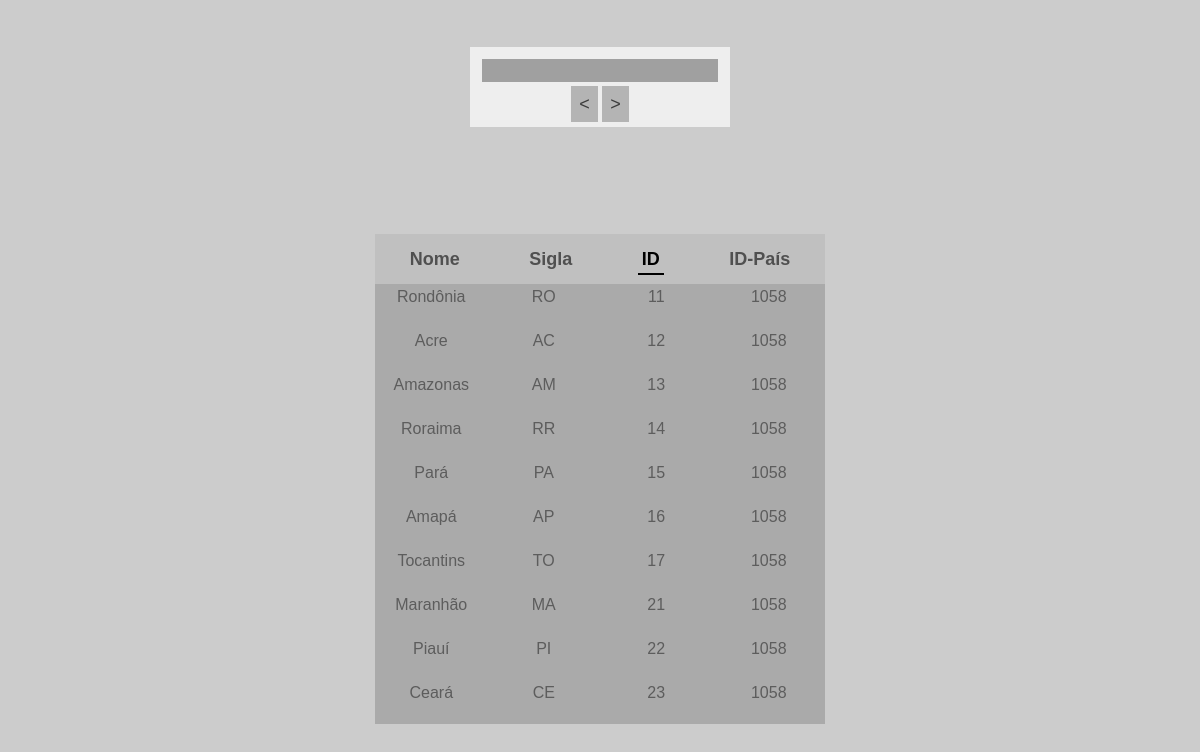
Screenshot of /paginamento/index.php?page=1 with the database file from the repository.
### tables this page shows
CREATE TABLE `state` (
  `Id` int(10) UNSIGNED NOT NULL,
  `Country_Id` int(11) UNSIGNED NOT NULL,
  `Initials` varchar(5) NOT NULL,
  `Name` varchar(255) NOT NULL
);

### paginamento/index.php (the view, shortened to what this page needs)
<?php
include("baseConnection.php");
$currentPage = intval($_GET["page"]);
$maxItems = 10;
$index = ($currentPage * $maxItems) - 10;
if(isset($_GET["order"])){
	$order = $_GET["order"];
	$query = "select * from state order by $order asc LIMIT $index, $maxItems";
}else{
	$order = "Id";
	$query = "select * from state LIMIT $index, $maxItems";
}
$dump = mysqli_query($connect, $query) or die("Dump nao realizado!");
?>
<!DOCTYPE html>
<html>
<head>
	<link rel="stylesheet" type="text/css" href="style.css">
</head>
<body>
	<div class="form">
		<input type="text" name="input" autocomplete="off" spellcheck="false">
		<div>
			<a href="?page=<?php echo $currentPage - 1 . "&order=$order"; ?>"><</a>
			<a href="?page=<?php echo $currentPage + 1 . "&order=$order"; ?>">></a>
		</div>
	</div>
	<div class="table-box">
		<div id="table">
			<header>
				<ul>
					<li>
						<a <?php
							echo "href='?page=$currentPage&order=Name'";
							if($order == "Name") {echo " class='current-order'";}
						?>>Nome</a>
					</li>
					<li>
						<a <?php
							echo "href='?page=$currentPage&order=Initials'";
							if($order == "Initials") {echo " class='current-order'";}
						?>>Sigla</a>
					</li>
					<li>
						<a <?php
							echo "href='?page=$currentPage&order=Id'";
							if($order == "Id") {echo " class='current-order'";}
						?>>ID</a>
					</li>
					<li>
						<a <?php
							echo "href='?page=$currentPage&order=Country_Id'";
							if($order == "Country_Id") {echo " class='current-order'";}
						?>>ID-País</a>
					</li>
				</ul>
			</header>
			<div id="rows">
				<?php
				while ($row = mysqli_fetch_assoc($dump)) {
					echo "
					<div class='row'>
						<div id='fields-wrapper'>
							<div class='state-name field'>
								".$row['Name']."
							</div>
							<div class='state-initials field'>
								".$row['Initials']."
							</div>
							<div class='state-id field'>
								".$row['Id']."</p>
							</div>
							<div class='state-coutry-id field'>
								".$row['Country_Id']."
							</div>
						</div>
					</div>";
				}
				?>
			</div>
		</div>
	</div>
</body>
</html>

### paginamento/style.css (style rules this page uses)
body { margin: 0; padding: 0; background-color: #cccccc; overflow: hidden; }
* { font-family: arial; }
.form { position: absolute; top: 4%; left: 50%; height: 80px; transform: translateX(-50%); background-color: #eeeeee; box-sizing: border-box; padding: 12px; display: flex; flex-direction: column; justify-content: space-between; align-items: center; }
.form input { border: none; outline: none; background-color: rgba(160,160,160,1); font-size: 18px; color: white; }
.form div a { font-size: 18px; text-decoration: none; padding: 8px; background-color: rgba(180,180,180,1); color: rgba(60,60,60,1); transition: background-color .2s; }
.table-box { position: absolute; top: 20%; width: 100vw; }
#table { position: absolute; left: 50%; transform: translateX(-50%); width: 450px; background-color: #aaaaaa; }
#table header .current-order { position: relative; color: black; }
#table header .current-order::before { content: ""; position: absolute; bottom: -2px; left: 0; width: 100%; height: 2px; background-color: black; }
#table header { position: relative; top: 0; left: 0; width: 100%; height: 50px; background-color: #c0c0c0; }
#table header ul { width: 100%; height: 100%; margin: 0; padding: 0; list-style: none; display: flex; justify-content: space-around; align-items: center; }
#table header ul li a { padding: 4px; color: #00000095; font-size: 18px; font-weight: bold; text-decoration: none; }
#table #rows { width: 100%; }
#table #rows #fields-wrapper { position: absolute; width: 100%; height: 100%; }
#table #rows .row { width: 100%; height: 40px; margin-top: 4px; }
#table #rows .row .field { position: absolute; top: 0; width: 25%; height: 40px; color: #10101080; text-align: center; }
#table #rows .row .state-name { left: 0; }
#table #rows .row .state-initials { left: 25%; }
#table #rows .row .state-id { left: 50%; }
#table #rows .row .state-coutry-id { left: 75%; }

### rows the page displays
state: Name "Rondônia", Initials "RO", Id "11", Country_Id "1058"
state: Name "Acre", Initials "AC", Id "12", Country_Id "1058"
state: Name "Amazonas", Initials "AM", Id "13", Country_Id "1058"
state: Name "Roraima", Initials "RR", Id "14", Country_Id "1058"
state: Name "Pará", Initials "PA", Id "15", Country_Id "1058"
state: Name "Amapá", Initials "AP", Id "16", Country_Id "1058"
state: Name "Tocantins", Initials "TO", Id "17", Country_Id "1058"
state: Name "Maranhão", Initials "MA", Id "21", Country_Id "1058"
state: Name "Piauí", Initials "PI", Id "22", Country_Id "1058"
state: Name "Ceará", Initials "CE", Id "23", Country_Id "1058"
